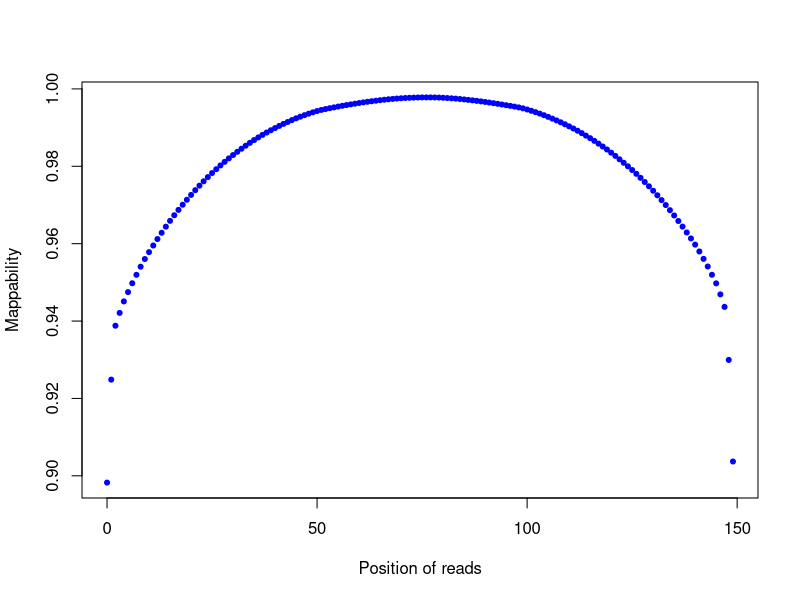

Write the R code that produced this figure.
png("/rds/user/is460/hpc-work/muscle-rnaseq/ezbamqc/output/figs/srpk3_wt_ttnb_wt_4.clipping_profile.png",width=500,height=500,units="px")
read_pos=c(0,1,2,3,4,5,6,7,8,9,10,11,12,13,14,15,16,17,18,19,20,21,22,23,24,25,26,27,28,29,30,31,32,33,34,35,36,37,38,39,40,41,42,43,44,45,46,47,48,49,50,51,52,53,54,55,56,57,58,59,60,61,62,63,64,65,66,67,68,69,70,71,72,73,74,75,76,77,78,79,80,81,82,83,84,85,86,87,88,89,90,91,92,93,94,95,96,97,98,99,100,101,102,103,104,105,106,107,108,109,110,111,112,113,114,115,116,117,118,119,120,121,122,123,124,125,126,127,128,129,130,131,132,133,134,135,136,137,138,139,140,141,142,143,144,145,146,147,148,149)
count=c(5267934,3890246,3168762,2997342,2843442,2719217,2600488,2487625,2379194,2276405,2184166,2095608,2009166,1925276,1843388,1765597,1690578,1619088,1550192,1483701,1418822,1355440,1294560,1236160,1179952,1125960,1074317,1024099,976156,929907,885323,842204,800791,760520,721848,684800,649335,615443,583798,553160,523792,495348,468198,442696,417469,394179,372001,351182,331314,313367,296311,281678,269739,258327,247393,236521,226154,216235,207038,197918,188945,180270,172453,164994,158049,151056,144858,138986,133868,129162,125217,121719,118968,116681,115122,114083,113744,114034,114632,116260,118590,122173,125960,130263,135338,140966,146932,153339,159931,167418,174634,182700,191224,199736,208837,217931,227141,237014,247207,260037,275538,292574,311195,330623,351781,373994,397628,421696,446786,473405,501228,529861,559758,591846,625183,659157,695080,732345,770799,810789,853126,896248,942228,988643,1036163,1085248,1136637,1189961,1245781,1303184,1362603,1423800,1487924,1554126,1622648,1693301,1767737,1842754,1921162,2000922,2083674,2175261,2274445,2376473,2487171,2602232,2749525,2916632,3626529,4985831)
plot(read_pos,1-(count/51772562),pch=20,xlab="Position of reads",ylab="Mappability",col="blue")
dev.state=dev.off()
